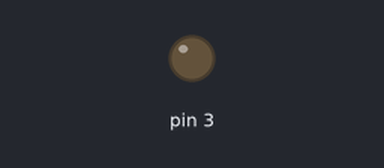
This sketch was run on a simulated Arduino Uno, built with avr-gcc and run on an emulated ATmega328P. Shown: output pins drawn as LEDs (lit = HIGH).

Above: at 0.15 s.
At 39.84 s:
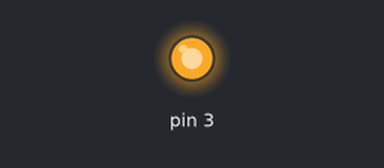
Timing chart, 0 to 40.0 s (numbered marks = the images above):
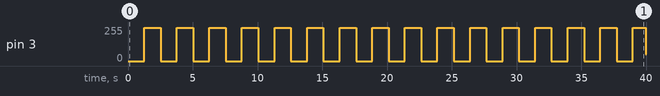

The sketch:

PWM_light.ino
```cpp
void setup() {
  pinMode(3,OUTPUT);
}

void loop() {
  for(int i=0; i<=250; i++)
  {
    analogWrite(3,i);
    delay(5);
  }

  for(int i=250; i>=0; i--)
  {
    analogWrite(3,i);
    delay(5);
  }
}
```

Measured:
- by itself, pin 3: 0/255 → 250/255 at 1.3 s, → 0/255 1.3 s later, → 250/255 1.3 s later, → 0/255 1.3 s later, … (32 changes in this stretch)
